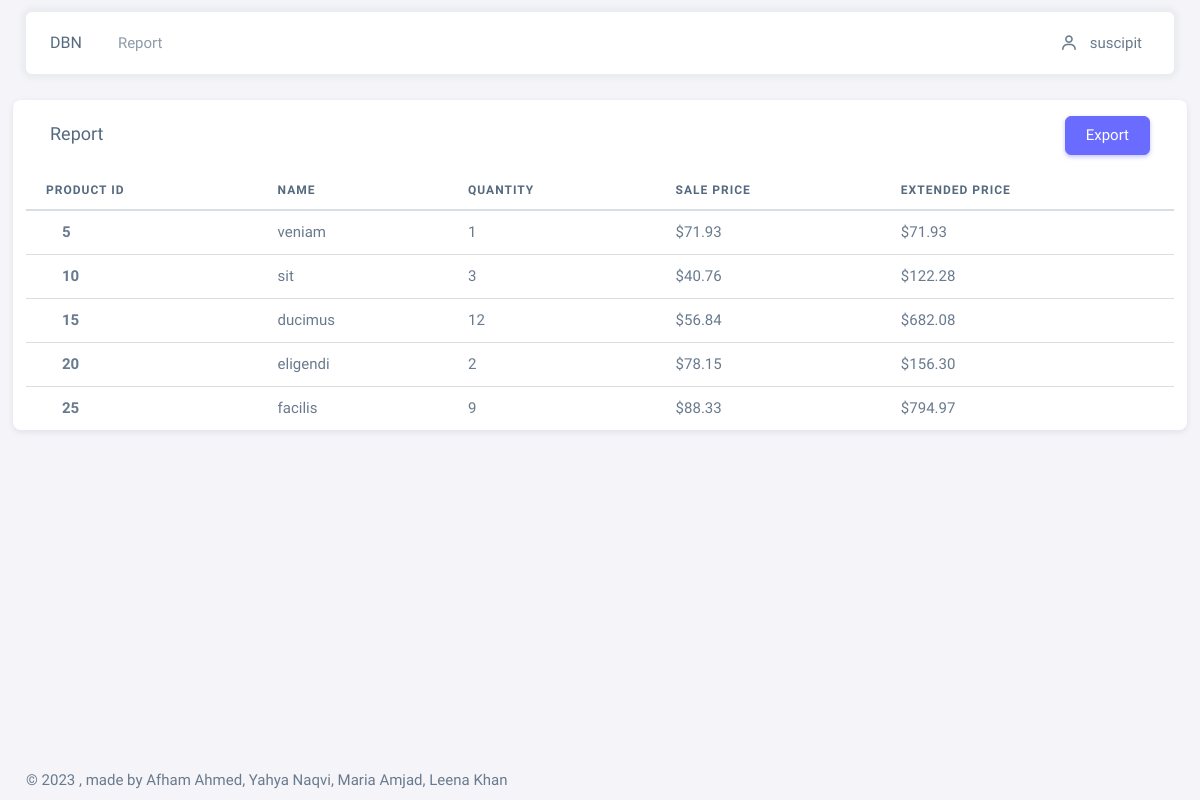
The app's page /report.php (signed in) with its own data.
### tables this page shows
CREATE TABLE `products` (
  `id` int(11) NOT NULL,
  `name` varchar(255) NOT NULL,
  `cost` decimal(10,2) NOT NULL,
  `price` decimal(11,2) NOT NULL,
  `quantity` int(11) NOT NULL,
  `description` varchar(255) NOT NULL,
  `status` tinyint(4) NOT NULL DEFAULT 1,
  `created_at` timestamp NOT NULL DEFAULT current_timestamp()
);

### src/functions/myfunctions.php (called while the page is built, shortened)
<?php
require_once("config.php");
function employee_report($id, $by = "MONTH"){
    global $conn;
    $format = ($by == "MONTH") ? "MONTH" : "YEAR";
    $view_query = "
    SELECT
        products.id AS product_id,
        products.name AS product_name,
        SUM(order_items.quantity) AS units_sold,
        products.price as unit_price,
        products.price*SUM(order_items.quantity) as extended_price,
        employees.name AS employee_name
    FROM order_items
    JOIN products ON order_items.product_id = products.id
    JOIN sales_order ON sales_order.id = order_items.sales_order_id
    JOIN employees on employees.id = sales_order.employee_id
    WHERE $format(sales_order.order_date) = $format(CURDATE()) and employees.id = $id
    GROUP BY order_items.product_id, sales_order.employee_id;
    ";
    return mysqli_query($conn, $view_query);
}

### src/report.php (the view, shortened to what this page needs)
<!DOCTYPE html>
<html lang="en">
<?php
include_once('includes/header.php');
?>
<body>
    <div class="layout-wrapper layout-content-navbar">
      <div class="layout-container">
        <div class="layout-page">
        <?php
        include_once('includes/navbar.php');
        ?>
          <div class="content-wrapper">
            <div class="container-xxl flex-grow-1 container-p-y">
              <div class="row">
                <div class="card">
                    <div class="d-flex justify-content-between">
                      <h5 class="card-header">Report</h5>
                      <div class="my-3 me-4">
                        <button class="btn btn-primary d-grid w-100" type="submit">Export</button>
                      </div>
                    </div>
                    <div class="table-responsive text-nowrap">
                      <table class="table table-hover">
                        <thead>
                          <tr>
                            <th>Product ID</th>
                            <th>Name</th>
                            <th>Quantity</th>
                            <th>Sale Price</th>
                            <th>Extended Price</th>
                          </tr>
                        </thead>
                        <tbody class="table-border-bottom-0">
                          <?php
                          $user_id = $_SESSION['auth_user']['userid'];
                          $report = employee_report($user_id);
                          if(mysqli_num_rows($report)){
                          while($row = mysqli_fetch_assoc($report))
                          {
                          ?>
                          <tr>
                            <td><i class="fab fa-angular fa-lg text-danger me-3"></i> <strong><?= $row['product_id'] ?></strong></td>
                            <td><?= $row['product_name'] ?></td>
                            <td><?= $row['units_sold'] ?></td>
                            <td>$<?= $row['unit_price'] ?></td>
                            <td>$<?= $row['extended_price'] ?></td>
                          </tr>
                          <?php
                          }}else{
                            ?>
                            <tr>
                              <td class ="text-center" colspan="5" style="height: 300px;" >No Data Found</td>
                            </tr>
                            <?php
                          }
                          ?>
                        </tbody>
                      </table>
                    </div>
                  </div>
                </div>
              </div>
            <?php
            include_once('includes/footer.php');
            ?>
        </div>
        </div>
      </div>
    </div>
</body>
</html>

### records on screen
products: id "5", name "veniam", units_sold "1", price "71.93", extended_price "71.93"
products: id "10", name "sit", units_sold "3", price "40.76", extended_price "122.28"
products: id "15", name "ducimus", units_sold "12", price "56.84", extended_price "682.08"
products: id "20", name "eligendi", units_sold "2", price "78.15", extended_price "156.30"
products: id "25", name "facilis", units_sold "9", price "88.33", extended_price "794.97"

### other values on screen
$_SESSION['auth_user']['name'] "suscipit"
